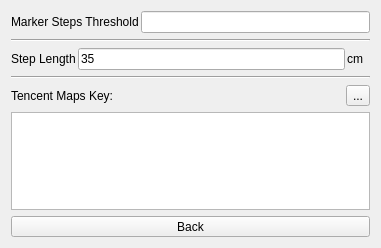
<?xml version="1.0" encoding="UTF-8"?>
<ui version="4.0">
 <class>StepsOptions</class>
 <widget class="QDialog" name="StepsOptions">
  <property name="geometry">
   <rect>
    <x>0</x>
    <y>0</y>
    <width>381</width>
    <height>248</height>
   </rect>
  </property>
  <property name="windowTitle">
   <string/>
  </property>
  <layout class="QVBoxLayout" name="verticalLayout_2">
   <item>
    <layout class="QHBoxLayout" name="horizontalLayout_50">
     <property name="spacing">
      <number>2</number>
     </property>
     <item>
      <widget class="QLabel" name="lblThreshold">
       <property name="sizePolicy">
        <sizepolicy hsizetype="Preferred" vsizetype="Fixed">
         <horstretch>0</horstretch>
         <verstretch>0</verstretch>
        </sizepolicy>
       </property>
       <property name="text">
        <string>Marker Steps Threshold</string>
       </property>
      </widget>
     </item>
     <item>
      <widget class="QLineEdit" name="editStepsThreshold">
       <property name="text">
        <string/>
       </property>
      </widget>
     </item>
    </layout>
   </item>
   <item>
    <widget class="Line" name="line">
     <property name="orientation">
      <enum>Qt::Orientation::Horizontal</enum>
     </property>
    </widget>
   </item>
   <item>
    <layout class="QHBoxLayout" name="horizontalLayout_19">
     <property name="spacing">
      <number>2</number>
     </property>
     <item>
      <widget class="QLabel" name="lblStepLength">
       <property name="sizePolicy">
        <sizepolicy hsizetype="Preferred" vsizetype="Fixed">
         <horstretch>0</horstretch>
         <verstretch>0</verstretch>
        </sizepolicy>
       </property>
       <property name="text">
        <string>Step Length</string>
       </property>
      </widget>
     </item>
     <item>
      <widget class="QLineEdit" name="editStepLength">
       <property name="sizePolicy">
        <sizepolicy hsizetype="Expanding" vsizetype="Fixed">
         <horstretch>0</horstretch>
         <verstretch>0</verstretch>
        </sizepolicy>
       </property>
       <property name="text">
        <string>35</string>
       </property>
      </widget>
     </item>
     <item>
      <widget class="QLabel" name="lblCM">
       <property name="sizePolicy">
        <sizepolicy hsizetype="Preferred" vsizetype="Fixed">
         <horstretch>0</horstretch>
         <verstretch>0</verstretch>
        </sizepolicy>
       </property>
       <property name="text">
        <string>cm  </string>
       </property>
      </widget>
     </item>
    </layout>
   </item>
   <item>
    <widget class="Line" name="line_2">
     <property name="orientation">
      <enum>Qt::Orientation::Horizontal</enum>
     </property>
    </widget>
   </item>
   <item>
    <widget class="QFrame" name="f_mapkey">
     <property name="frameShape">
      <enum>QFrame::Shape::NoFrame</enum>
     </property>
     <property name="frameShadow">
      <enum>QFrame::Shadow::Plain</enum>
     </property>
     <layout class="QVBoxLayout" name="verticalLayout">
      <property name="leftMargin">
       <number>0</number>
      </property>
      <property name="topMargin">
       <number>0</number>
      </property>
      <property name="rightMargin">
       <number>0</number>
      </property>
      <property name="bottomMargin">
       <number>0</number>
      </property>
      <item>
       <layout class="QHBoxLayout" name="horizontalLayout">
        <item>
         <widget class="QLabel" name="lblMapKey">
          <property name="text">
           <string>Tencent Maps Key:</string>
          </property>
         </widget>
        </item>
        <item>
         <spacer name="horizontalSpacer">
          <property name="orientation">
           <enum>Qt::Orientation::Horizontal</enum>
          </property>
          <property name="sizeHint" stdset="0">
           <size>
            <width>40</width>
            <height>20</height>
           </size>
          </property>
         </spacer>
        </item>
        <item>
         <widget class="QToolButton" name="btnWeb">
          <property name="text">
           <string>...</string>
          </property>
         </widget>
        </item>
       </layout>
      </item>
      <item>
       <widget class="QTextEdit" name="editMapKey"/>
      </item>
     </layout>
    </widget>
   </item>
   <item>
    <widget class="QToolButton" name="btnBack">
     <property name="sizePolicy">
      <sizepolicy hsizetype="Preferred" vsizetype="Fixed">
       <horstretch>0</horstretch>
       <verstretch>0</verstretch>
      </sizepolicy>
     </property>
     <property name="text">
      <string>Back</string>
     </property>
    </widget>
   </item>
  </layout>
 </widget>
 <resources/>
 <connections/>
</ui>
